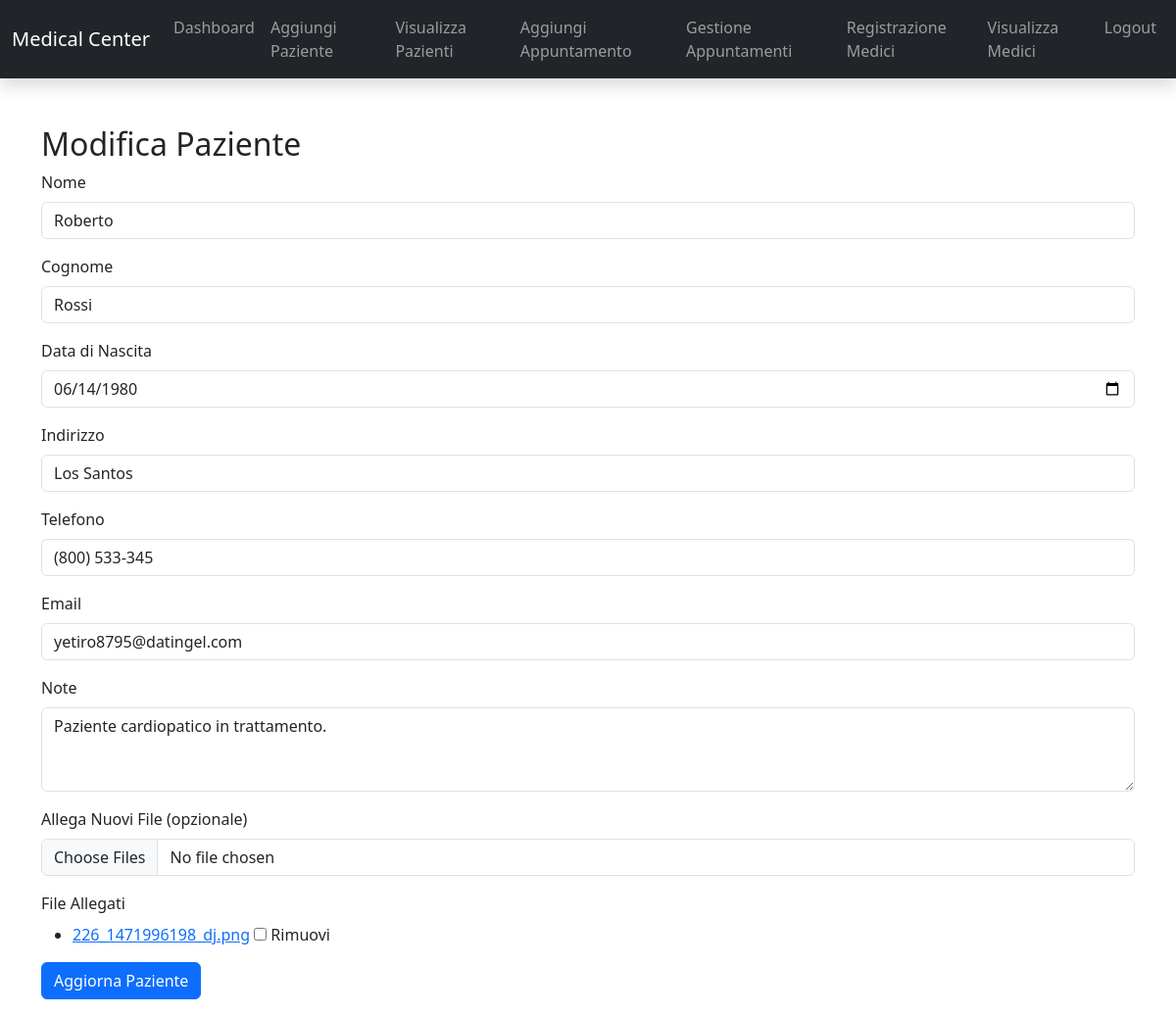
/pages/modifica_paziente.php?id=20 (signed in), run on the app's committed database.
### tables this page shows
CREATE TABLE `pazienti` (
  `id` int(11) NOT NULL,
  `nome` varchar(100) NOT NULL,
  `cognome` varchar(100) NOT NULL,
  `data_nascita` date NOT NULL,
  `indirizzo` varchar(255) DEFAULT NULL,
  `telefono` varchar(50) DEFAULT NULL,
  `email` varchar(100) DEFAULT NULL,
  `note` text DEFAULT NULL,
  `data_creazione` timestamp NOT NULL DEFAULT current_timestamp(),
  `file_allegato` varchar(255) DEFAULT NULL
);

CREATE TABLE `pazienti_file` (
  `id` int(11) NOT NULL,
  `paziente_id` int(11) NOT NULL,
  `nome_file` varchar(255) NOT NULL,
  `data_caricamento` datetime DEFAULT current_timestamp()
);

### pages/modifica_paziente.php (the view, shortened to what this page needs)
<?php
include('navbar.php');
$conn = getDBConnection();
$id = $_GET['id'];
$sql = "SELECT * FROM pazienti WHERE id = ?";
$stmt = $conn->prepare($sql);
$stmt->bind_param("i", $id);
$stmt->execute();
$result = $stmt->get_result();
$paziente = $result->fetch_assoc();
$sql_files = "SELECT * FROM pazienti_file WHERE paziente_id = ?";
$stmt_files = $conn->prepare($sql_files);
$stmt_files->bind_param("i", $id);
$stmt_files->execute();
$files_result = $stmt_files->get_result();
$files = $files_result->fetch_all(MYSQLI_ASSOC);
?>
<!DOCTYPE html>
<html lang="it">
<head>
    <link href="https://cdn.jsdelivr.net/npm/bootstrap@5.3.0-alpha1/dist/css/bootstrap.min.css" rel="stylesheet">
</head>
<body>
    <?php include('../templates/header.php'); ?>
    <div class="container mt-5">
        <h2>Modifica Paziente</h2>
        <form method="POST" action="" enctype="multipart/form-data">
            <div class="mb-3">
                <label for="nome" class="form-label">Nome</label>
                <input type="text" class="form-control" id="nome" name="nome" value="<?php echo $paziente['nome']; ?>" required>
            </div>
            <div class="mb-3">
                <label for="cognome" class="form-label">Cognome</label>
                <input type="text" class="form-control" id="cognome" name="cognome" value="<?php echo $paziente['cognome']; ?>" required>
            </div>
            <div class="mb-3">
                <label for="data_nascita" class="form-label">Data di Nascita</label>
                <input type="date" class="form-control" id="data_nascita" name="data_nascita" value="<?php echo $paziente['data_nascita']; ?>" required>
            </div>
            <div class="mb-3">
                <label for="indirizzo" class="form-label">Indirizzo</label>
                <input type="text" class="form-control" id="indirizzo" name="indirizzo" value="<?php echo $paziente['indirizzo']; ?>" required>
            </div>
            <div class="mb-3">
                <label for="telefono" class="form-label">Telefono</label>
                <input type="text" class="form-control" id="telefono" name="telefono" value="<?php echo $paziente['telefono']; ?>" required>
            </div>
            <div class="mb-3">
                <label for="email" class="form-label">Email</label>
                <input type="email" class="form-control" id="email" name="email" value="<?php echo $paziente['email']; ?>" required>
            </div>
            <div class="mb-3">
                <label for="note" class="form-label">Note</label>
                <textarea class="form-control" id="note" name="note" rows="3"><?php echo $paziente['note']; ?></textarea>
            </div>
            <div class="mb-3">
                <label for="files" class="form-label">Allega Nuovi File (opzionale)</label>
                <input type="file" class="form-control" id="files" name="files[]" multiple>
            </div>
            <?php if ($files): ?>
                <div class="mb-3">
                    <label class="form-label">File Allegati</label>
                    <ul>
                        <?php foreach ($files as $file): ?>
                            <li>
                                <a href="../uploads/<?php echo $file['nome_file']; ?>" target="_blank"><?php echo $file['nome_file']; ?></a>
                                <input type="checkbox" name="remove_files[]" value="<?php echo $file['id']; ?>"> Rimuovi
                            </li>
                        <?php endforeach; ?>
                    </ul>
                </div>
            <?php endif; ?>
            <button type="submit" class="btn btn-primary">Aggiorna Paziente</button>
        </form>
    </div>
</body>
</html>

### data on the page
pazienti: nome "Roberto", cognome "Rossi", data_nascita "06/14/1980", indirizzo "Los Santos", telefono "(800) 533-345", email "yetiro8795@datingel.com", note "Paziente cardiopatico in trattamento."
pazienti_file: nome_file "226_1471996198_dj.png"
